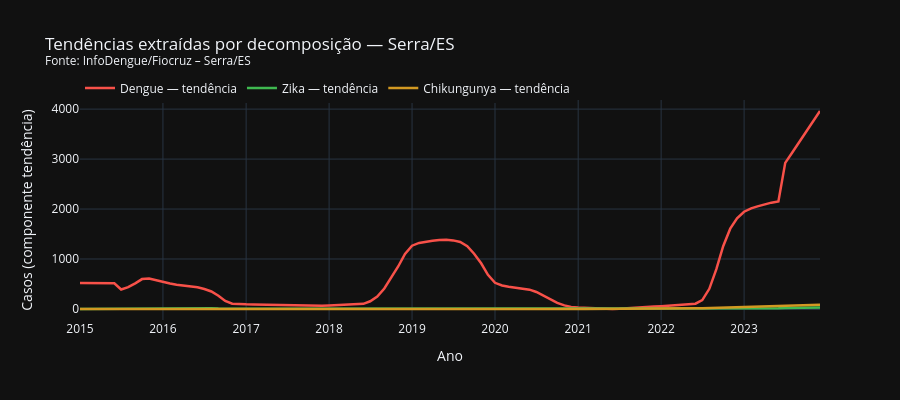

Notebook code for this chart:
### Markdown cell above
---
## Seção 6 · Comparativo de tendências (decomposição)

### Code cell
fig_trend = go.Figure()
for d in DOENCAS:
    serie = casos.set_index('data')[d].asfreq('MS')
    dec   = seasonal_decompose(serie, model='additive', period=12, extrapolate_trend='freq')
    fig_trend.add_trace(go.Scatter(
        x=dec.trend.index,
        y=dec.trend.values,
        name=f'{d.capitalize()} — tendência',
        line=dict(color=CORES[d], width=2.5),
        mode='lines',
    ))

fig_trend.update_layout(
    title=f'Tendências extraídas por decomposição — Serra/ES<br><sup>Fonte: {FONTE}</sup>',
    xaxis_title='Ano',
    yaxis_title='Casos (componente tendência)',
    template='plotly_dark',
    legend=dict(orientation='h', y=1.12),
    height=400,
)
fig_trend.show()
